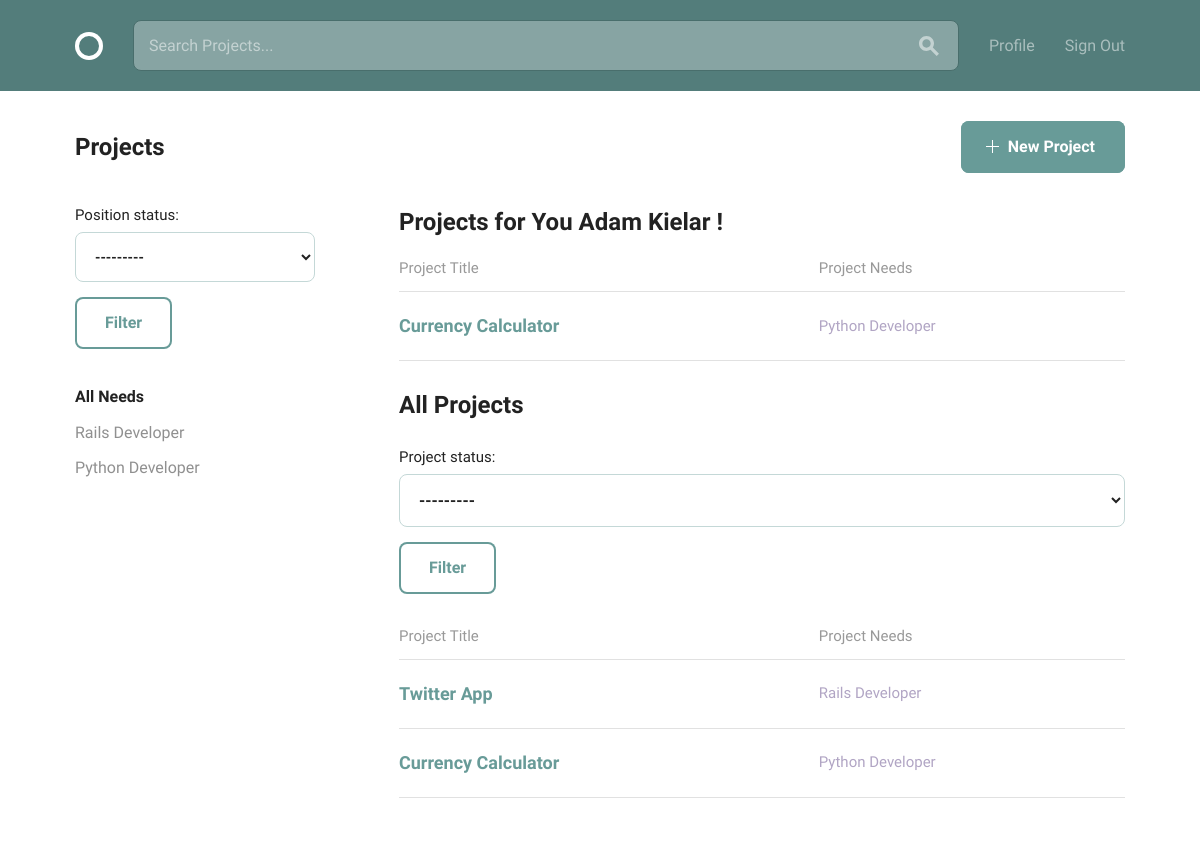
Screenshot of / (signed in) with the database file from the repository.
### projects/models.py (models this page shows, shortened)
class Position(models.Model):
    project = models.ForeignKey('Project', on_delete=models.CASCADE)
    title = models.CharField(max_length=255, blank=True)
    description = MarkdownxField(blank=True, null=True)
    main_skills = models.ManyToManyField('accounts.MainSkill',
                                         related_name='positions_main')
    other_skills = models.ManyToManyField('accounts.OtherSkill',
                                          related_name='positions_other')
    position_status = models.CharField(max_length=255,
                                       choices=POSITION_STATUS,
                                       blank=True)
    slug = models.SlugField(editable=False, blank=True)
    timeline = models.CharField(max_length=60, blank=True, null=True)
    created_at = models.DateTimeField(auto_now_add=True)
    class Meta:
        ordering = ['-created_at']

class Project(models.Model):
    owner = models.ForeignKey(settings.AUTH_USER_MODEL,
                              on_delete=models.CASCADE,
                              related_name='projects')
    title = models.CharField(max_length=255, unique=True)
    description = MarkdownxField(max_length=2500, blank=True, null=True)
    project_timeline = MarkdownxField(max_length=500, blank=True, null=True )
    applicant_requirements = MarkdownxField(max_length=500, blank=True, null=True)
    project_status = models.CharField(max_length=255,
                                      choices=PROJECT_STATUS,
                                      blank=True)
    slug = models.SlugField(allow_unicode=True, unique=True)
    created_at = models.DateTimeField(auto_now_add=True)
    class Meta:
        ordering = ['-created_at']

### accounts/models.py (models this page shows)
class User(AbstractBaseUser, PermissionsMixin):
    email = models.EmailField(verbose_name='email address', max_length=255, unique=True)
    full_name = models.CharField(max_length=255, blank=False, default='')
    avatar = CropperImageField(dimensions=(240, 240), linked=True, default='avatars/sample.png', upload_to='avatars/')
    bio = MarkdownxField()
    date_joined = models.DateTimeField(auto_now_add=True)
    main_skills = models.ManyToManyField('MainSkill', related_name='mainskills')
    other_skills = models.ManyToManyField('OtherSkill', related_name='otherskills')
    is_active = models.BooleanField(default=True)
    is_staff = models.BooleanField(default=False)
    objects = UserManager()
    USERNAME_FIELD = 'email'
    def __str__(self):
        return self.full_name

### projects/views.py (the view)
# urls.py: path('', views.ProjectAll.as_view(), name='projects_all'),
class ProjectAll(ListView):
    model = Project
    template_name = 'projects/index.html'
    context_object_name = 'projects'
    def get_queryset(self):
        queryset = super(ProjectAll, self).get_queryset()
        queryset = queryset.filter(
            project_status='OPEN',
            position__main_skills__in=User.objects.filter(id=self.request.user.id).values('main_skills__id'),
        ).prefetch_related(
            'position_set'
        ).distinct()
        return queryset
    def get_context_data(self, **kwargs):
        context = super(ProjectAll, self).get_context_data()
        context['search_form'] = SearchForm()
        context['position_filter'] = PositionStatusFilter(self.request.GET, queryset=Position.objects.all())
        context['projects_filter'] = ProjectsFilter(self.request.GET, queryset=Project.objects.all())
        return context

### projects/forms.py
class SearchForm(forms.Form):
    q = forms.CharField(
        max_length=255,
        widget=forms.TextInput(
            attrs={
                'placeholder': 'Search Projects...',
            },
        ))

### projects/templates/projects/index.html (shortened to what this page needs)
{% extends 'base.html' %}
{% load static %}
  {% block body_content %}
  <div class="bounds circle--page">
    <div class="circle--page--header circle--fluid">
      <div class="circle--fluid--cell circle--fluid--primary">
        <h2>Projects</h2>
      </div>
      <div class="circle--fluid--cell circle--fluid--secondary">
      {% if user.is_authenticated %}
        <a class="button button-primary icon-on-left" href="{% url 'projects:project_new' %}">
          <svg version="1.1" xmlns="http://www.w3.org/2000/svg" xmlns:xlink="http://www.w3.org/1999/xlink" x="0px" y="0px" viewBox="0 0 13 13" style="enable-background:new 0 0 13 13;" xml:space="preserve" class="add">
            <polygon points="7,6 7,0 6,0 6,6 0,6 0,7 6,7 6,13 7,13 7,7 13,7 13,6 "/>
          </svg>
          New Project
        </a>
        {% endif %}
      </div>
    </div>
    <div class="grid-25">
      <div class="circle--filter circle--secondary--module">
        {% if position_filter %}
       <form method="GET" class="form-label-group-2">
         <div class="form-label-group-2">
           {{ position_filter.form }}
         </div>
         <button type="submit" class="btn btn-primary mb-2">Filter</button>
       </form>
        {% endif %}
        <ul class="circle--filter--list">
          <li><a class="selected">All Needs</a></li>
          {% for position in position_filter.qs %}
          <li><a href="{% url 'projects:project_detail' slug=position.project.slug %}">{{ position.title|title }}</a></li>
          {% endfor %}
        </ul>
      </div>
    </div>
    {% if user.is_authenticated %}
 <div class="grid-70 grid-push-5">
      <h2>Projects for You {{ user|title }} !</h2>
      <table class="u-full-width circle--table">
        <thead>
          <tr>
            <th>Project Title</th>
            <th class="circle--cell--right">Project Needs</th>
          </tr>
        </thead>
        <tbody>
        {% for project in projects %}
          <tr class="clickable-row" data-href="{% url 'projects:project_detail' slug=project.slug %}">
            <td>
              <h3>{{ project.title|title }}</h3>
            </td>
            <td class="circle--cell--right">
            {% for position in project.position_set.all %}
              <span class="secondary-label">{{ position.title }}</span>
              {% endfor %}
            </td>
          </tr>
          {% endfor %}
        </tbody>
      </table>
    </div>
    {% endif %}
    <div class="grid-70 grid-push-5">
      <h2>All Projects</h2>
      {% if projects_filter %}
       <form method="GET" class="form-label-group-2">
         <div class="form-label-group-2">
           {{ projects_filter.form }}
         </div>
         <button type="submit" class="btn btn-primary mb-2">Filter</button>
       </form>
        {% endif %}
      <table class="u-full-width circle--table">
        <thead>
          <tr>
            <th>Project Title</th>
            <th class="circle--cell--right">Project Needs</th>
          </tr>
        </thead>
        <tbody>
        {% for project in projects_filter.qs %}
          <tr class="clickable-row" data-href="{% url 'projects:project_detail' slug=project.slug %}">
            <td>
              <h3>{{ project.title|title }}</h3>
            </td>
            <td class="circle--cell--right">
            {% for position in project.position_set.all %}
              <span class="secondary-label">{{ position.title }}</span>
              {% endfor %}
            </td>
          </tr>
          {% endfor %}
        </tbody>
      </table>
    </div>
  </div>
  {% endblock body_content %}

### rows the page displays
Position: title "Rails Developer"
Position: title "Python Developer"
User: full_name "Adam Kielar"
Project: title "Currency Calculator"
Project: title "Twitter App"
